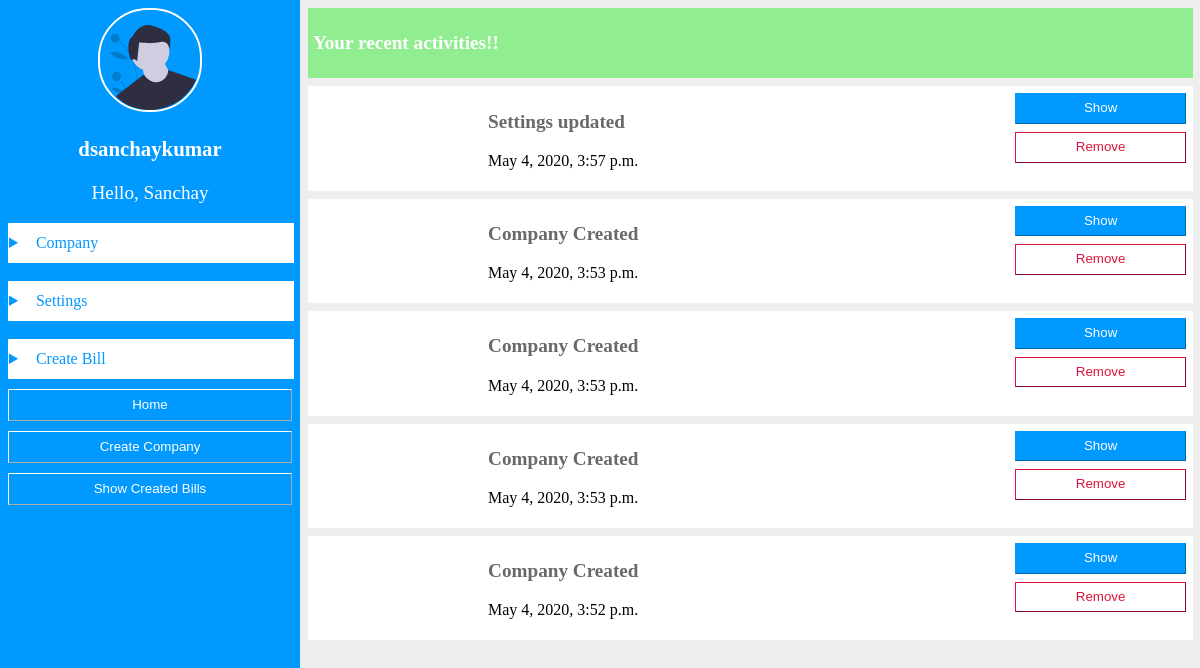
Screenshot of / (signed in) with the database file from the repository.
### authentication/models.py (models this page shows, shortened)
class UserModel(AbstractBaseUser):
    email = models.EmailField(verbose_name='email', unique=True)
    username = models.SlugField(max_length=25, unique=True)
    first_name = models.CharField(max_length=25, blank=False, null=False)
    last_name = models.CharField(max_length=25, blank=True, null=True)
    city = models.CharField(max_length=30, blank=False, null=False)
    state = models.CharField(max_length=30, blank=False, null=False)
    avatar = models.ImageField(verbose_name='avatar', upload_to='profile/pic/', blank=False, null=False)
    date_joined = models.DateTimeField(auto_now_add=True)
    active = models.BooleanField(default=False)
    is_superuser = models.BooleanField(default=False)
    is_staff = models.BooleanField(default=False)
    objects = UserManager()
    USERNAME_FIELD = 'email'
    REQUIRED_FIELDS = ['first_name', 'city', 'state']
    def get_absolute_url(self):
        return reverse('authentication:profile_url')

class RecentActivities(models.Model):
    user = models.ForeignKey(UserModel, on_delete=models.CASCADE, related_name='activity_user')
    company = models.ForeignKey(Company, on_delete=models.SET_NULL, related_name='activity_company',
                                null=True, blank=True)
    bill = models.ForeignKey('fileStorage.FileStorage', on_delete=models.SET_NULL, related_name='activity_bill',
                             null=True, blank=True)
    activity = models.CharField(max_length=50)
    created = models.DateTimeField(auto_now_add=True)
    active = models.BooleanField(default=True)
    class Meta:
        verbose_name = 'Recent Activity'
        verbose_name_plural = 'Recent Activities'

### authentication/views.py (the view)
# urls.py: path('', ProfileView.as_view(), name='profile_url'),
class ProfileView(LoginRequiredMixin, View):
    def get(self, request):
        user = request.user
        company = Company.objects.filter(user=user, active=True)
        activity = RecentActivities.objects.filter(user=request.user, active=True).order_by('-created')
        paginator = Paginator(activity, 5)
        page = request.GET.get('page')
        try:
            activity = paginator.page(page)
        except PageNotAnInteger:
            activity = paginator.page(1)
        except EmptyPage:
            if request.is_ajax():
                return HttpResponse('')
            activity = paginator.page(paginator.num_pages)
        if request.is_ajax():
            return render(request, 'activity.html', {'user': user, 'company': company, 'activity': activity})
        return render(request, 'profile.html', {'user': user, 'company': company, 'activity': activity})

### company/models.py (called while the page is built)
    def get_absolute_url(self):
        return reverse('company:detail_company', args=[self.pk, self.slug])

### authentication/templates/profile.html (shortened to what this page needs)
{% extends 'base/base.html' %}
{% load static %}
{% block link %}<link rel="stylesheet" href="{% static 'css/base/base.css' %}"/>{% endblock link %}
{% block right %}
	<div class="recent-title-msg">
		<p>Your recent activities!!</p>
	</div>
	<div id="activity-div">
		{% include 'activity.html' %}
	</div>
{% endblock right %}

### authentication/templates/base/base.html (shortened to what this page needs)
{% load static %}
<!DOCTYPE html>
<html>
	<head>
	</head>
	{% block link %}{% endblock link %}
	<body>
		<div class="split" id="split">
			<div class="left">
				<div class="profile-pic">
		<p class="username">{{ user.username }}</p>
		<p class="full-name">Hello, {{ user.first_name }}</p>
		<div class="company-list">
			<details>
				<summary><span class="detail-summary">Company</span></summary>
			</details>
		</div><br>
		<div class="company-list">
			<details>
				<summary><span class="detail-summary">Settings</span></summary>
			</details>
		</div><br>
		<div class="company-list">
			<details>
				<summary><span class="detail-summary">Create Bill</span></summary>
			</details>
		</div>
		<a href="{{ user.get_absolute_url }}"><button class="bill-btn">Home</button></a>
		<a href="{% url 'company:create_company' %}"><button class="bill-btn">Create Company</button></a>
		<button class="bill-btn">Show Created Bills</button>
		</div>
			</div>
			<div class="right" id="right">
				{% block right %}
                {% endblock right %}
			</div>
		</div>
	</body>
</html>

### authentication/templates/activity.html (shortened to what this page needs)
{% load static %}
{% for act in activity %}
    <div class="company-created">
        <div class="img-class">
        </div>
        <div class="title">
                <p class="main-title">{{ act.activity }}</p>
            <p>{{ act.created }}</p>
        </div>
        <div class="show-btn-cls">
            <button class="show-btn">Show</button>
            <button class="remove-btn">Remove</button>
        </div>
    </div>
{% endfor %}

### authentication/static/css/base/base.css (style rules this page uses)
body { margin:0; }
.split { display:grid; grid-template-rows:auto auto; height:100%; }
.left { background:#0099ff; padding:8px; }
.right { background:#eee; overflow-y: none; padding:8px; }
.profile-pic { width:100%; height:100%; text-align:center; }
.profile-img { width:100px; height:100px; border-radius:50px; border-color:#fff; border-width:2px; border-style:solid; }
.username { font-size:1.3em; color:#fff; font-weight:900; }
.full-name { color:#fff; font-size:1.2em; }
.company-list { width:100%; border-style:solid; border-width:1px; border-color:#fff; text-align:left; padding-top:10px; padding-bottom:10px; background:#fff; }
details { user-select:none; }
.detail-summary { color:#0099ff; padding-left:10px; }
summary { width:100%; }
summary::marker { color:#0099ff; }
.bill-btn { width:100%; height:2rem; background:#0099ff; border-width:1px; border-color:#fff; margin-top:10px; color:#fff; }
.company-created { display:grid; grid-template-columns:repeat(auto-fit, minmax(15rem, 1fr)); background:#fff; width:99%; margin-top:8px; padding:5px; }
.img-class { text-align:center; }
.title { text-align:center; }
.main-title { font-weight: 800; color:#696969; font-size: 1.2em; }
.show-btn { width:100%; line-height:2em; background:#0099ff; color:#fff; border-color:#0099ff; border-width:1px; }
.remove-btn { width:100%; line-height:2em; background:#fff; color:#DC143C; border-color:#DC143C; border-width:1px; margin-top:8px; }
.show-btn-cls { text-align:center; padding:2px; }
.recent-title-msg { width:99%; background:#90EE90; padding:5px; }
.recent-title-msg p { font-weight: 800; color:#fff; font-size: 1.2em; }
@media screen and (min-width:800px) { .split { display:grid; grid-template-rows:none; grid-template-columns:1fr 3fr; position:fixed; width:100%; height:100%; } }
@media screen and (min-width:800px) { .left { height:100%; } }
@media screen and (min-width:800px) { .company-created { display:grid; grid-template-columns:1fr 3fr 1fr; } }
@media screen and (min-width:800px) { .right { overflow-y: auto; } }
@media screen and (min-width:800px) { .title { text-align:left; } }

### rows the page displays
UserModel: username "dsanchaykumar", first_name "Sanchay"
RecentActivities: activity "Settings updated", created "May 4, 2020, 3:57 p.m."
RecentActivities: activity "Company Created", created "May 4, 2020, 3:53 p.m."
RecentActivities: activity "Company Created", created "May 4, 2020, 3:53 p.m."
RecentActivities: activity "Company Created", created "May 4, 2020, 3:53 p.m."
RecentActivities: activity "Company Created", created "May 4, 2020, 3:52 p.m."
